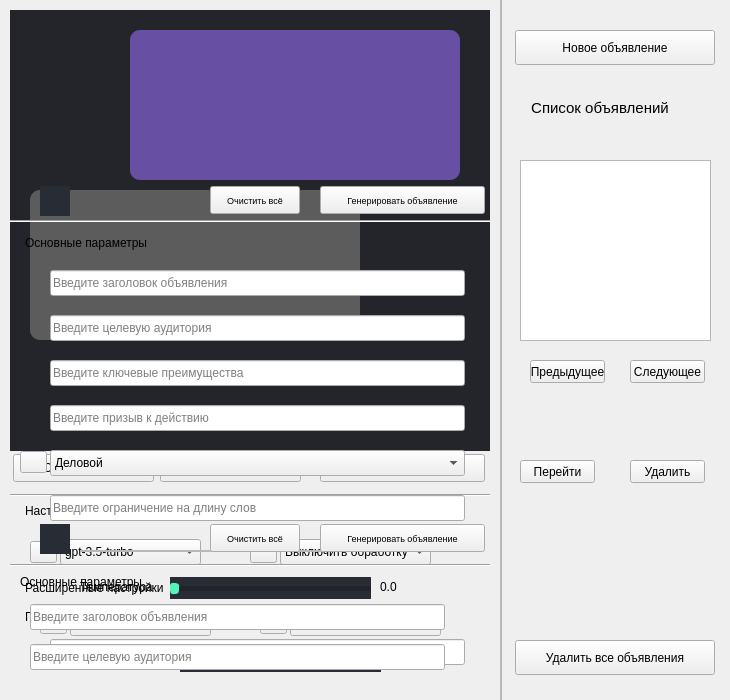
  <widget class="QWidget" name="Dialog" native="true">
   <property name="geometry">
    <rect>
     <x>200</x>
     <y>70</y>
     <width>730</width>
     <height>700</height>
    </rect>
   </property>
   <property name="styleSheet">
    <string notr="true"/>
   </property>
   <widget class="QFrame" name="line_2">
    <property name="geometry">
     <rect>
      <x>500</x>
      <y>0</y>
      <width>2</width>
      <height>700</height>
     </rect>
    </property>
    <property name="frameShape">
     <enum>QFrame::StyledPanel</enum>
    </property>
    <property name="frameShadow">
     <enum>QFrame::Raised</enum>
    </property>
   </widget>
   <widget class="QPushButton" name="newGenerationBtn">
    <property name="geometry">
     <rect>
      <x>515</x>
      <y>30</y>
      <width>200</width>
      <height>35</height>
     </rect>
    </property>
    <property name="font">
     <font>
      <pointsize>9</pointsize>
     </font>
    </property>
    <property name="text">
     <string>Новое объявление</string>
    </property>
    <property name="checkable">
     <bool>true</bool>
    </property>
    <property name="autoExclusive">
     <bool>false</bool>
    </property>
   </widget>
   <widget class="QLabel" name="generationListTxt">
    <property name="geometry">
     <rect>
      <x>515</x>
      <y>100</y>
      <width>170</width>
      <height>16</height>
     </rect>
    </property>
    <property name="font">
     <font>
      <pointsize>11</pointsize>
     </font>
    </property>
    <property name="text">
     <string>Список объявлений</string>
    </property>
    <property name="scaledContents">
     <bool>true</bool>
    </property>
    <property name="alignment">
     <set>Qt::AlignCenter</set>
    </property>
   </widget>
   <widget class="QPushButton" name="deleteGenBtn">
    <property name="geometry">
     <rect>
      <x>515</x>
      <y>640</y>
      <width>200</width>
      <height>35</height>
     </rect>
    </property>
    <property name="font">
     <font>
      <pointsize>9</pointsize>
     </font>
    </property>
    <property name="text">
     <string>Удалить все объявления</string>
    </property>
   </widget>
   <widget class="QWidget" name="InputDialog" native="true">
    <property name="enabled">
     <bool>true</bool>
    </property>
    <property name="geometry">
     <rect>
      <x>10</x>
      <y>180</y>
      <width>480</width>
      <height>510</height>
     </rect>
    </property>
    <widget class="Line" name="line_3">
     <property name="geometry">
      <rect>
       <x>0</x>
       <y>40</y>
       <width>481</width>
       <height>2</height>
      </rect>
     </property>
     <property name="orientation">
      <enum>Qt::Horizontal</enum>
     </property>
    </widget>
    <widget class="QLabel" name="optionsTxt">
     <property name="geometry">
      <rect>
       <x>15</x>
       <y>55</y>
       <width>151</width>
       <height>16</height>
      </rect>
     </property>
     <property name="font">
      <font>
       <pointsize>9</pointsize>
      </font>
     </property>
     <property name="text">
      <string>Основные параметры</string>
     </property>
     <property name="scaledContents">
      <bool>true</bool>
     </property>
    </widget>
    <widget class="QLineEdit" name="headlineEdit">
     <property name="geometry">
      <rect>
       <x>40</x>
       <y>90</y>
       <width>415</width>
       <height>26</height>
      </rect>
     </property>
     <property name="text">
      <string/>
     </property>
     <property name="placeholderText">
      <string>Введите заголовок объявления</string>
     </property>
    </widget>
    <widget class="QLineEdit" name="audienceEdit">
     <property name="geometry">
      <rect>
       <x>40</x>
       <y>135</y>
       <width>415</width>
       <height>26</height>
      </rect>
     </property>
     <property name="placeholderText">
      <string>Введите целевую аудитория</string>
     </property>
    </widget>
    <widget class="QPushButton" name="generationBtn">
     <property name="geometry">
      <rect>
       <x>310</x>
       <y>6</y>
       <width>165</width>
       <height>28</height>
      </rect>
     </property>
     <property name="font">
      <font>
       <pointsize>7</pointsize>
      </font>
     </property>
     <property name="text">
      <string>Генерировать объявление</string>
     </property>
     <property name="checkable">
      <bool>true</bool>
     </property>
     <property name="autoExclusive">
      <bool>true</bool>
     </property>
    </widget>
    <widget class="QPushButton" name="clearBtn">
     <property name="geometry">
      <rect>
       <x>200</x>
       <y>6</y>
       <width>90</width>
       <height>28</height>
      </rect>
     </property>
     <property name="font">
      <font>
       <pointsize>7</pointsize>
       <strikeout>false</strikeout>
      </font>
     </property>
     <property name="styleSheet">
      <string notr="true">w</string>
     </property>
     <property name="text">
      <string>Очистить всё</string>
     </property>
     <property name="checkable">
      <bool>true</bool>
     </property>
     <property name="autoExclusive">
      <bool>false</bool>
     </property>
     <property name="default">
      <bool>false</bool>
     </property>
     <property name="flat">
      <bool>false</bool>
     </property>
    </widget>
    <widget class="QLineEdit" name="keyEdit">
     <property name="geometry">
      <rect>
       <x>40</x>
       <y>180</y>
       <width>415</width>
       <height>26</height>
      </rect>
     </property>
     <property name="text">
      <string/>
     </property>
     <property name="placeholderText">
      <string>Введите ключевые преимущества</string>
     </property>
    </widget>
    <widget class="QLineEdit" name="actionEdit">
     <property name="geometry">
      <rect>
       <x>40</x>
       <y>225</y>
       <width>415</width>
       <height>26</height>
      </rect>
     </property>
     <property name="text">
      <string/>
     </property>
     <property name="placeholderText">
      <string>Введите призыв к действию</string>
     </property>
    </widget>
    <widget class="QLineEdit" name="lengthEdit">
     <property name="geometry">
      <rect>
       <x>40</x>
       <y>315</y>
       <width>415</width>
       <height>26</height>
      </rect>
     </property>
     <property name="text">
      <string/>
     </property>
     <property name="placeholderText">
      <string>Введите ограничение на длину слов</string>
     </property>
    </widget>
    <widget class="QFrame" name="line_5">
     <property name="geometry">
      <rect>
       <x>70</x>
       <y>370</y>
       <width>350</width>
       <height>2</height>
      </rect>
     </property>
     <property name="frameShape">
      <enum>QFrame::StyledPanel</enum>
     </property>
     <property name="frameShadow">
      <enum>QFrame::Raised</enum>
     </property>
    </widget>
    <widget class="QLabel" name="advSetTxt">
     <property name="geometry">
      <rect>
       <x>15</x>
       <y>400</y>
       <width>170</width>
       <height>16</height>
      </rect>
     </property>
     <property name="font">
      <font>
       <pointsize>9</pointsize>
      </font>
     </property>
     <property name="text">
      <string>Расширенные настройки</string>
     </property>
     <property name="scaledContents">
      <bool>true</bool>
     </property>
    </widget>
    <widget class="QComboBox" name="styleBox">
     <property name="geometry">
      <rect>
       <x>40</x>
       <y>270</y>
       <width>415</width>
       <height>26</height>
      </rect>
     </property>
     <property name="toolTip">
      <string/>
     </property>
     <property name="whatsThis">
      <string>&lt;html&gt;&lt;head/&gt;&lt;body&gt;&lt;p&gt;&lt;br/&gt;&lt;/p&gt;&lt;/body&gt;&lt;/html&gt;</string>
     </property>
     <property name="styleSheet">
      <string notr="true">QToolTip{
color: black;
background-color:white;
font-size:12px;
}</string>
     </property>
     <property name="editable">
      <bool>false</bool>
     </property>
     <property name="duplicatesEnabled">
      <bool>false</bool>
     </property>
     <item>
      <property name="text">
       <string>Деловой</string>
      </property>
     </item>
     <item>
      <property name="text">
       <string>Неформальный</string>
      </property>
     </item>
     <item>
      <property name="text">
       <string>Юмористический</string>
      </property>
     </item>
    </widget>
    <widget class="QComboBox" name="modelBox">
     <property name="geometry">
      <rect>
       <x>60</x>
       <y>430</y>
       <width>141</width>
       <height>26</height>
      </rect>
     </property>
     <property name="toolTip">
      <string/>
     </property>
     <property name="whatsThis">
      <string>&lt;html&gt;&lt;head/&gt;&lt;body&gt;&lt;p&gt;&lt;br/&gt;&lt;/p&gt;&lt;/body&gt;&lt;/html&gt;</string>
     </property>
     <property name="styleSheet">
      <string notr="true">QToolTip{
color: black;
background-color:white;
font-size:12px;
}</string>
     </property>
     <property name="editable">
      <bool>false</bool>
     </property>
     <property name="duplicatesEnabled">
      <bool>false</bool>
     </property>
     <item>
      <property name="text">
       <string>gpt-3.5-turbo</string>
      </property>
     </item>
     <item>
      <property name="text">
       <string>google/gemma-1.1-7b-it</string>
      </property>
     </item>
     <item>
      <property name="text">
       <string>claude-3</string>
      </property>
     </item>
     <item>
      <property name="text">
       <string>NousResearch</string>
      </property>
     </item>
     <item>
      <property name="text">
       <string>green</string>
      </property>
     </item>
    </widget>
    <widget class="QComboBox" name="potokBox">
     <property name="geometry">
      <rect>
       <x>280</x>
       <y>430</y>
       <width>151</width>
       <height>26</height>
      </rect>
     </property>
     <property name="toolTip">
      <string/>
     </property>
     <property name="whatsThis">
      <string>&lt;html&gt;&lt;head/&gt;&lt;body&gt;&lt;p&gt;&lt;br/&gt;&lt;/p&gt;&lt;/body&gt;&lt;/html&gt;</string>
     </property>
     <property name="styleSheet">
      <string notr="true">QToolTip{
color: black;
background-color:white;
font-size:12px;
}</string>
     </property>
     <property name="editable">
      <bool>false</bool>
     </property>
     <property name="duplicatesEnabled">
      <bool>false</bool>
     </property>
     <item>
      <property name="text">
       <string>Выключить обработку</string>
      </property>
     </item>
     <item>
      <property name="text">
       <string>Включить обработку</string>
      </property>
     </item>
    </widget>
    <widget class="QSlider" name="slider">
     <property name="geometry">
      <rect>
       <x>170</x>
       <y>470</y>
       <width>201</width>
       <height>22</height>
      </rect>
     </property>
     <property name="styleSheet">
      <string notr="true">QSlider{
background-color: #282C34;
}

QSlider::groove:horizontal {
                height: 1px;
                background: #53F4BA;
                margin: 2px 0;
                border-radius: 2px;
            }

            QSlider::handle:horizontal {
                background: #53F4BA;
                border: 1px solid #53F4BA;
                width: 7px;
                height: 7px;
                border-radius: 3px;
                margin: -5px 0;
            }

            QSlider::sub-page:horizontal {
                background: #53F4BA;
                border: 1px solid #53F4BA;
                height: 8px;
                border-radius: 4px;
            }

            QSlider::add-page:horizontal {
                background: #222429;
                border: 1px solid #222429;
                height: 8px;
                border-radius: 4px;
}</string>
     </property>
     <property name="orientation">
      <enum>Qt::Horizontal</enum>
     </property>
    </widget>
    <widget class="QLabel" name="tempTxt">
     <property name="geometry">
      <rect>
       <x>80</x>
       <y>472</y>
       <width>81</width>
       <height>16</height>
      </rect>
     </property>
     <property name="text">
      <string>Температура</string>
     </property>
    </widget>
    <widget class="QLabel" name="tempResTxt">
     <property name="geometry">
      <rect>
       <x>380</x>
       <y>472</y>
       <width>21</width>
       <height>16</height>
      </rect>
     </property>
     <property name="text">
      <string>0.0</string>
     </property>
    </widget>
    <widget class="QToolButton" name="infBtn">
     <property name="geometry">
      <rect>
       <x>10</x>
       <y>271</y>
       <width>27</width>
       <height>22</height>
      </rect>
     </property>
     <property name="toolTip">
      <string>Указывается стиль объявления</string>
     </property>
     <property name="styleSheet">
      <string notr="true">QToolTip{
color: black;
background-color:white;
font-size:12px;
}</string>
     </property>
     <property name="text">
      <string/>
     </property>
     <property name="icon">
      <iconset>
       <normaloff>../images/inf.png</normaloff>../images/inf.png</iconset>
     </property>
     <property name="autoRaise">
      <bool>false</bool>
     </property>
    </widget>
    <widget class="QToolButton" name="infBtn_2">
     <property name="geometry">
      <rect>
       <x>30</x>
       <y>432</y>
       <width>27</width>
       <height>22</height>
      </rect>
     </property>
     <property name="toolTip">
      <string>Указывается модель ИИ, которая будет генерировать объявление</string>
     </property>
     <property name="styleSheet">
      <string notr="true">QToolTip{
color: black;
background-color:white;
font-size:12px;
}</string>
     </property>
     <property name="text">
      <string/>
     </property>
     <property name="icon">
      <iconset>
       <normaloff>../images/inf.png</normaloff>../images/inf.png</iconset>
     </property>
    </widget>
    <widget class="QToolButton" name="infBtn_3">
     <property name="geometry">
      <rect>
       <x>250</x>
       <y>432</y>
       <width>27</width>
       <height>22</height>
      </rect>
     </property>
     <property name="toolTip">
      <string>Указывается наличие потоковой обработка</string>
     </property>
     <property name="styleSheet">
      <string notr="true">QToolTip{
color: black;
background-color:white;
font-size:12px;
}</string>
     </property>
     <property name="text">
      <string/>
     </property>
     <property name="icon">
      <iconset>
       <normaloff>../images/inf.png</normaloff>../images/inf.png</iconset>
     </property>
    </widget>
    <widget class="QPushButton" name="uparrowBtn">
     <property name="enabled">
      <bool>true</bool>
     </property>
     <property name="geometry">
      <rect>
       <x>30</x>
       <y>6</y>
       <width>30</width>
       <height>30</height>
      </rect>
     </property>
     <property name="focusPolicy">
      <enum>Qt::WheelFocus</enum>
     </property>
     <property name="styleSheet">
      <string notr="true">background-color: #282C34;
border-style:solid;</string>
     </property>
     <property name="text">
      <string/>
     </property>
     <property name="icon">
      <iconset>
       <normaloff>../images/down-arrow.png</normaloff>../images/down-arrow.png</iconset>
     </property>
     <property name="checkable">
      <bool>true</bool>
     </property>
     <property name="checked">
      <bool>false</bool>
     </property>
     <property name="autoExclusive">
      <bool>false</bool>
     </property>
    </widget>
   </widget>
   <widget class="QWidget" name="VisibleInputDialog" native="true">
    <property name="geometry">
     <rect>
      <x>10</x>
      <y>509</y>
      <width>480</width>
      <height>181</height>
     </rect>
    </property>
    <widget class="QLineEdit" name="v_audienceEdit">
     <property name="geometry">
      <rect>
       <x>20</x>
       <y>135</y>
       <width>415</width>
       <height>26</height>
      </rect>
     </property>
     <property name="placeholderText">
      <string>Введите целевую аудитория</string>
     </property>
    </widget>
    <widget class="QLineEdit" name="v_headlineEdit">
     <property name="geometry">
      <rect>
       <x>20</x>
       <y>95</y>
       <width>415</width>
       <height>26</height>
      </rect>
     </property>
     <property name="text">
      <string/>
     </property>
     <property name="placeholderText">
      <string>Введите заголовок объявления</string>
     </property>
    </widget>
    <widget class="QLabel" name="v_optionsTxt">
     <property name="geometry">
      <rect>
       <x>10</x>
       <y>65</y>
       <width>151</width>
       <height>16</height>
      </rect>
     </property>
     <property name="font">
      <font>
       <pointsize>9</pointsize>
      </font>
     </property>
     <property name="text">
      <string>Основные параметры</string>
     </property>
     <property name="scaledContents">
      <bool>true</bool>
     </property>
    </widget>
    <widget class="QPushButton" name="v_generationBtn">
     <property name="geometry">
      <rect>
       <x>310</x>
       <y>15</y>
       <width>165</width>
       <height>28</height>
      </rect>
     </property>
     <property name="font">
      <font>
       <pointsize>7</pointsize>
      </font>
     </property>
     <property name="text">
      <string>Генерировать объявление</string>
     </property>
     <property name="checkable">
      <bool>true</bool>
     </property>
     <property name="autoExclusive">
      <bool>true</bool>
     </property>
    </widget>
    <widget class="QPushButton" name="v_clearBtn">
     <property name="geometry">
      <rect>
       <x>200</x>
       <y>15</y>
       <width>90</width>
       <height>28</height>
      </rect>
     </property>
     <property name="font">
      <font>
       <pointsize>7</pointsize>
       <strikeout>false</strikeout>
      </font>
     </property>
     <property name="styleSheet">
      <string notr="true">w</string>
     </property>
     <property name="text">
      <string>Очистить всё</string>
     </property>
     <property name="checkable">
      <bool>true</bool>
     </property>
     <property name="autoExclusive">
      <bool>true</bool>
     </property>
     <property name="default">
      <bool>false</bool>
     </property>
     <property name="flat">
      <bool>false</bool>
     </property>
    </widget>
    <widget class="Line" name="line_6">
     <property name="geometry">
      <rect>
       <x>0</x>
       <y>55</y>
       <width>481</width>
       <height>2</height>
      </rect>
     </property>
     <property name="orientation">
      <enum>Qt::Horizontal</enum>
     </property>
    </widget>
    <widget class="QPushButton" name="downarrowBtn">
     <property name="enabled">
      <bool>true</bool>
     </property>
     <property name="geometry">
      <rect>
       <x>30</x>
       <y>15</y>
       <width>30</width>
       <height>30</height>
      </rect>
     </property>
     <property name="styleSheet">
      <string notr="true">background-color: #282C34;
border-style:solid;</string>
     </property>
     <property name="text">
      <string/>
     </property>
     <property name="icon">
      <iconset>
       <normaloff>../images/up-arrow.png</normaloff>../images/up-arrow.png</iconset>
     </property>
     <property name="checkable">
      <bool>true</bool>
     </property>
     <property name="checked">
      <bool>false</bool>
     </property>
     <property name="autoExclusive">
      <bool>false</bool>
     </property>
    </widget>
   </widget>
   <widget class="QWidget" name="EditInputDialog" native="true">
    <property name="geometry">
     <rect>
      <x>10</x>
      <y>439</y>
      <width>480</width>
      <height>251</height>
     </rect>
    </property>
    <widget class="QLabel" name="e_optionsTxt">
     <property name="geometry">
      <rect>
       <x>15</x>
       <y>65</y>
       <width>281</width>
       <height>18</height>
      </rect>
     </property>
     <property name="font">
      <font>
       <pointsize>9</pointsize>
      </font>
     </property>
     <property name="text">
      <string>Настройка и редактирование обявления</string>
     </property>
     <property name="scaledContents">
      <bool>true</bool>
     </property>
     <property name="alignment">
      <set>Qt::AlignLeading|Qt::AlignLeft|Qt::AlignTop</set>
     </property>
    </widget>
    <widget class="QPushButton" name="e_generationBtn">
     <property name="geometry">
      <rect>
       <x>310</x>
       <y>15</y>
       <width>165</width>
       <height>28</height>
      </rect>
     </property>
     <property name="font">
      <font>
       <pointsize>7</pointsize>
      </font>
     </property>
     <property name="text">
      <string>Применить изменения</string>
     </property>
    </widget>
    <widget class="Line" name="line_7">
     <property name="geometry">
      <rect>
       <x>0</x>
       <y>55</y>
       <width>481</width>
       <height>2</height>
      </rect>
     </property>
     <property name="orientation">
      <enum>Qt::Horizontal</enum>
     </property>
    </widget>
    <widget class="QComboBox" name="e_potokBox">
     <property name="geometry">
      <rect>
       <x>270</x>
       <y>100</y>
       <width>151</width>
       <height>26</height>
      </rect>
     </property>
     <property name="toolTip">
      <string/>
     </property>
     <property name="whatsThis">
      <string>&lt;html&gt;&lt;head/&gt;&lt;body&gt;&lt;p&gt;&lt;br/&gt;&lt;/p&gt;&lt;/body&gt;&lt;/html&gt;</string>
     </property>
     <property name="styleSheet">
      <string notr="true">QToolTip{
color: black;
background-color:white;
font-size:12px;
}</string>
     </property>
     <property name="editable">
      <bool>false</bool>
     </property>
     <property name="duplicatesEnabled">
      <bool>false</bool>
     </property>
     <item>
      <property name="text">
       <string>Выключить обработку</string>
      </property>
     </item>
     <item>
      <property name="text">
       <string>Включить обработку</string>
      </property>
     </item>
    </widget>
    <widget class="QComboBox" name="e_modelBox">
     <property name="geometry">
      <rect>
       <x>50</x>
       <y>100</y>
       <width>141</width>
       <height>26</height>
      </rect>
     </property>
     <property name="toolTip">
      <string/>
     </property>
     <property name="whatsThis">
      <string>&lt;html&gt;&lt;head/&gt;&lt;body&gt;&lt;p&gt;&lt;br/&gt;&lt;/p&gt;&lt;/body&gt;&lt;/html&gt;</string>
     </property>
     <property name="styleSheet">
      <string notr="true">QToolTip{
color: black;
background-color:white;
font-size:12px;
}</string>
     </property>
     <property name="editable">
      <bool>false</bool>
     </property>
     <property name="duplicatesEnabled">
      <bool>false</bool>
     </property>
     <item>
      <property name="text">
       <string>gpt-3.5-turbo</string>
      </property>
     </item>
     <item>
      <property name="text">
       <string>google/gemma-1.1-7b-it</string>
      </property>
     </item>
     <item>
      <property name="text">
       <string>claude-3</string>
      </property>
     </item>
     <item>
      <property name="text">
       <string>NousResearch</string>
      </property>
     </item>
     <item>
      <property name="text">
       <string>green</string>
      </property>
     </item>
    </widget>
    <widget class="QToolButton" name="e_infBtn">
     <property name="geometry">
      <rect>
       <x>240</x>
       <y>102</y>
       <width>27</width>
       <height>22</height>
      </rect>
     </property>
     <property name="toolTip">
      <string>Указывается наличие потоковой обработка</string>
     </property>
     <property name="styleSheet">
      <string notr="true">QToolTip{
color: black;
background-color:white;
font-size:12px;
}</string>
     </property>
     <property name="text">
      <string/>
     </property>
     <property name="icon">
      <iconset>
       <normaloff>../images/inf.png</normaloff>../images/inf.png</iconset>
     </property>
    </widget>
    <widget class="QSlider" name="e_slider">
     <property name="geometry">
      <rect>
       <x>160</x>
       <y>138</y>
       <width>201</width>
       <height>22</height>
      </rect>
     </property>
     <property name="styleSheet">
      <string notr="true">QSlider{
background-color: #282C34;
}

QSlider::groove:horizontal {
                height: 1px;
                background: #53F4BA;
                margin: 2px 0;
                border-radius: 2px;
            }

            QSlider::handle:horizontal {
                background: #53F4BA;
                border: 1px solid #53F4BA;
                width: 7px;
                height: 7px;
                border-radius: 3px;
                margin: -5px 0;
            }

            QSlider::sub-page:horizontal {
                background: #53F4BA;
                border: 1px solid #53F4BA;
                height: 8px;
                border-radius: 4px;
            }

            QSlider::add-page:horizontal {
                background: #222429;
                border: 1px solid #222429;
                height: 8px;
                border-radius: 4px;
}</string>
     </property>
     <property name="orientation">
      <enum>Qt::Horizontal</enum>
     </property>
    </widget>
    <widget class="QToolButton" name="e_infBtn_2">
     <property name="geometry">
      <rect>
       <x>20</x>
       <y>102</y>
       <width>27</width>
       <height>22</height>
      </rect>
     </property>
     <property name="toolTip">
      <string>Указывается модель ИИ, которая будет генерировать объявление</string>
     </property>
     <property name="styleSheet">
      <string notr="true">QToolTip{
color: black;
background-color:white;
font-size:12px;
}</string>
     </property>
     <property name="text">
      <string/>
     </property>
     <property name="icon">
      <iconset>
       <normaloff>../images/inf.png</normaloff>../images/inf.png</iconset>
     </property>
    </widget>
    <widget class="QLabel" name="e_tempTxt">
     <property name="geometry">
      <rect>
       <x>70</x>
       <y>140</y>
       <width>81</width>
       <height>16</height>
      </rect>
     </property>
     <property name="text">
      <string>Температура</string>
     </property>
    </widget>
    <widget class="QLabel" name="e_tempResTxt">
     <property name="geometry">
      <rect>
       <x>370</x>
       <y>140</y>
       <width>21</width>
       <height>16</height>
      </rect>
     </property>
     <property name="text">
      <string>0.0</string>
     </property>
    </widget>
    <widget class="QPushButton" name="saveBtn">
     <property name="geometry">
      <rect>
       <x>3</x>
       <y>15</y>
       <width>141</width>
       <height>28</height>
      </rect>
     </property>
     <property name="layoutDirection">
      <enum>Qt::RightToLeft</enum>
     </property>
     <property name="styleSheet">
      <string notr="true"/>
     </property>
     <property name="text">
      <string>Сохранить как</string>
     </property>
     <property name="icon">
      <iconset>
       <normaloff>../images/download.png</normaloff>../images/download.png</iconset>
     </property>
    </widget>
    <widget class="QPushButton" name="copyBtn">
     <property name="geometry">
      <rect>
       <x>150</x>
       <y>15</y>
       <width>141</width>
       <height>28</height>
      </rect>
     </property>
     <property name="layoutDirection">
      <enum>Qt::RightToLeft</enum>
     </property>
     <property name="text">
      <string>Копировать</string>
     </property>
     <property name="icon">
      <iconset>
       <normaloff>../images/copy.png</normaloff>../images/copy.png</iconset>
     </property>
    </widget>
    <widget class="QLabel" name="e_changeTxt">
     <property name="geometry">
      <rect>
       <x>15</x>
       <y>170</y>
       <width>181</width>
       <height>16</height>
      </rect>
     </property>
     <property name="font">
      <font>
       <pointsize>9</pointsize>
      </font>
     </property>
     <property name="text">
      <string>Произвольные изменения</string>
     </property>
    </widget>
    <widget class="QLineEdit" name="e_changeEdit">
     <property name="geometry">
      <rect>
       <x>40</x>
       <y>200</y>
       <width>415</width>
       <height>26</height>
      </rect>
     </property>
     <property name="placeholderText">
      <string>Введите изменения, которые хотите внести</string>
     </property>
    </widget>
   </widget>
   <widget class="QScrollArea" name="scrollArea">
    <property name="geometry">
     <rect>
      <x>10</x>
      <y>10</y>
      <width>480</width>
      <height>441</height>
     </rect>
    </property>
    <property name="styleSheet">
     <string notr="true">border-style:solid;</string>
    </property>
    <property name="widgetResizable">
     <bool>true</bool>
    </property>
    <widget class="QWidget" name="scrollAreaWidgetContents_2">
     <property name="geometry">
      <rect>
       <x>0</x>
       <y>0</y>
       <width>480</width>
       <height>441</height>
      </rect>
     </property>
     <property name="styleSheet">
      <string notr="true">background-color: #23252B;</string>
     </property>
     <widget class="QTextBrowser" name="resultText">
      <property name="geometry">
       <rect>
        <x>120</x>
        <y>20</y>
        <width>330</width>
        <height>150</height>
       </rect>
      </property>
      <property name="styleSheet">
       <string notr="true">background-color: #6750A4;
border-style: 1px solid;
border-radius:10px;
text-wrap:wrap;
padding:10px;</string>
      </property>
     </widget>
     <widget class="QTextBrowser" name="answerText">
      <property name="geometry">
       <rect>
        <x>20</x>
        <y>180</y>
        <width>330</width>
        <height>150</height>
       </rect>
      </property>
      <property name="styleSheet">
       <string notr="true">background-color: #5C5C5C;
border-style: 1px solid;
border-radius:10px;
</string>
      </property>
     </widget>
    </widget>
   </widget>
   <widget class="QWidget" name="widget" native="true">
    <property name="geometry">
     <rect>
      <x>510</x>
      <y>140</y>
      <width>221</width>
      <height>371</height>
     </rect>
    </property>
    <widget class="QListWidget" name="adListWidget">
     <property name="geometry">
      <rect>
       <x>10</x>
       <y>20</y>
       <width>191</width>
       <height>181</height>
      </rect>
     </property>
    </widget>
    <widget class="QPushButton" name="viewAdButton">
     <property name="geometry">
      <rect>
       <x>10</x>
       <y>320</y>
       <width>75</width>
       <height>23</height>
      </rect>
     </property>
     <property name="text">
      <string>Перейти</string>
     </property>
     <property name="checkable">
      <bool>true</bool>
     </property>
     <property name="autoExclusive">
      <bool>true</bool>
     </property>
    </widget>
    <widget class="QPushButton" name="deleteAdButton">
     <property name="geometry">
      <rect>
       <x>120</x>
       <y>320</y>
       <width>75</width>
       <height>23</height>
      </rect>
     </property>
     <property name="text">
      <string>Удалить</string>
     </property>
     <property name="checkable">
      <bool>true</bool>
     </property>
    </widget>
    <widget class="QPushButton" name="prevAdButton">
     <property name="geometry">
      <rect>
       <x>20</x>
       <y>220</y>
       <width>75</width>
       <height>23</height>
      </rect>
     </property>
     <property name="text">
      <string>Предыдущее</string>
     </property>
     <property name="checkable">
      <bool>true</bool>
     </property>
     <property name="autoExclusive">
      <bool>true</bool>
     </property>
    </widget>
    <widget class="QPushButton" name="nextAdButton">
     <property name="geometry">
      <rect>
       <x>120</x>
       <y>220</y>
       <width>75</width>
       <height>23</height>
      </rect>
     </property>
     <property name="text">
      <string>Следующее</string>
     </property>
     <property name="checkable">
      <bool>true</bool>
     </property>
     <property name="autoExclusive">
      <bool>true</bool>
     </property>
    </widget>
   </widget>
   <zorder>scrollArea</zorder>
   <zorder>EditInputDialog</zorder>
   <zorder>InputDialog</zorder>
   <zorder>line_2</zorder>
   <zorder>newGenerationBtn</zorder>
   <zorder>generationListTxt</zorder>
   <zorder>deleteGenBtn</zorder>
   <zorder>VisibleInputDialog</zorder>
   <zorder>widget</zorder>
  </widget>
